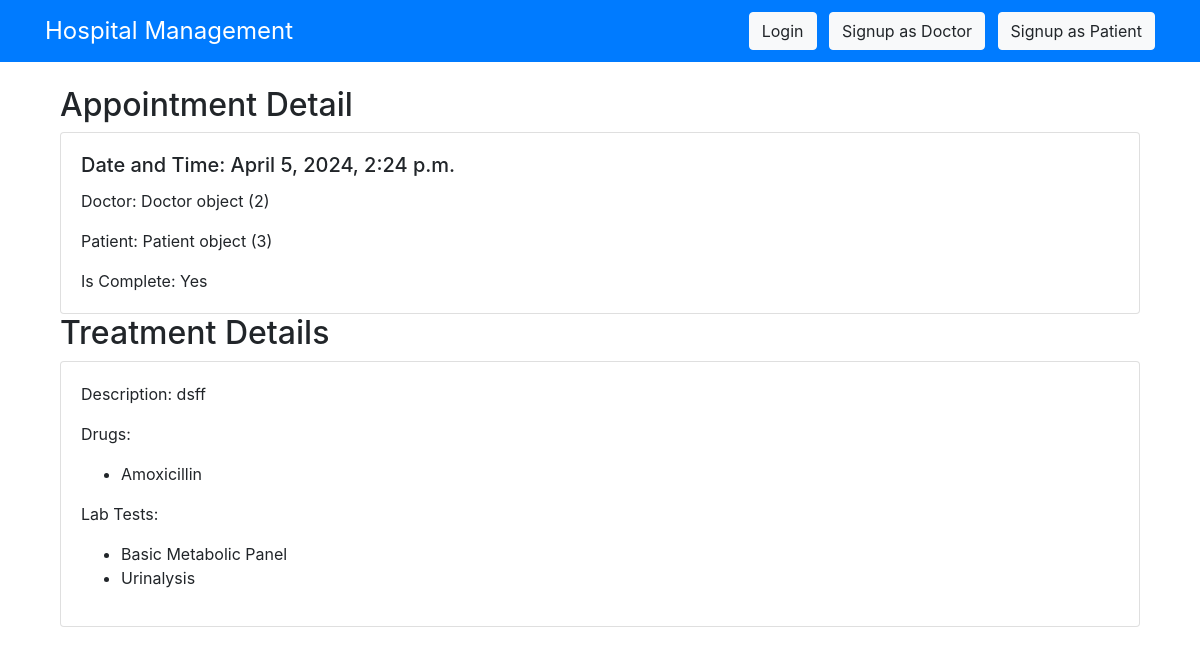
The app's page /appointment/1/ with its own data.
### app/models.py (models this page shows)
class Appointment(models.Model):
    A_DATETIME=models.DateTimeField(default=datetime.now(), blank=True)
    D_ID=models.ForeignKey(Doctor, on_delete=models.CASCADE)
    P_ID=models.ForeignKey(Patient, on_delete=models.CASCADE)
    is_complete=models.BooleanField(default=False)

class Doctor(models.Model):
    user = models.OneToOneField(User, on_delete=models.CASCADE, primary_key=True)
    F_NAME=models.CharField(max_length=50)
    L_NAME=models.CharField(max_length=50)
    STREET=models.CharField(max_length=50)
    CITY=models.CharField(max_length=50)
    STATE=models.CharField(max_length=50)
    COUNTRY=models.CharField(max_length=50)
    SPECIALIZATION=models.CharField(max_length=50)
    PHONE=models.CharField(max_length=20)
    image = models.ImageField(upload_to='profile_pic', default="{% static 'default.jped' %}")

class Patient(models.Model):
    user = models.OneToOneField(User, on_delete=models.CASCADE, primary_key=True)
    F_NAME=models.CharField(max_length=50)
    L_NAME=models.CharField(max_length=50)
    STREET=models.CharField(max_length=50)
    CITY=models.CharField(max_length=50)
    STATE=models.CharField(max_length=50)
    COUNTRY=models.CharField(max_length=50)
    DOB=models.DateField(blank=True, null=True)
    PHONE=models.CharField(max_length=20)
    image = models.ImageField(upload_to='profile_pic', default="{% static 'default.jped' %}")

class Treatment(models.Model):
    appointment = models.OneToOneField(Appointment, on_delete=models.SET_NULL, null=True, blank=True)
    T_Desc=models.TextField()
    Drug=models.ManyToManyField(Drug)
    LabTest=models.ManyToManyField(LabTest)

class Drug(models.Model):
    DRUG_NAME=models.CharField(max_length=50)
    DRUG_DESCRIPTION=models.TextField()
    def __str__(self):
        return self.DRUG_NAME

class LabTest(models.Model):
    TEST_NAME=models.CharField(max_length=50)
    TEST_DESCRIPTION=models.TextField()
    def __str__(self):
        return self.TEST_NAME

### app/views.py (the view)
# urls.py: path('appointment/<int:pk>/', views.AppointmentDetailView.as_view(), name='appointment_detail'),
class AppointmentDetailView(DetailView):
    model = Appointment
    template_name = 'app/appointment_detail.html'

### app/templates/app/appointment_detail.html (shortened to what this page needs)
{% extends 'app/base.html' %} {% block title %}Appointment Detail{% endblock %}
{% block content %}
<div class="container mt-4">
  <h2>Appointment Detail</h2>
  <div class="card">
    <div class="card-body">
      <h5 class="card-title">Date and Time: {{ object.A_DATETIME }}</h5>
      <p class="card-text">Doctor: {{ object.D_ID }}</p>
      <p class="card-text">Patient: {{ object.P_ID }}</p>
      <p class="card-text">
        Is Complete: {% if object.is_complete %}Yes{% else %}No{% endif %}
      </p>
    </div>
  </div>
  {% if object.treatment %}
  <h2>Treatment Details</h2>
  <div class="card">
    <div class="card-body">
      <p class="card-text">Description: {{ object.treatment.T_Desc }}</p>
      <p class="card-text">Drugs:</p>
      <ul>
        {% for drug in object.treatment.Drug.all %}
        <li>{{ drug }}</li>
        {% endfor %}
      </ul>
      <p class="card-text">Lab Tests:</p>
      <ul>
        {% for labtest in object.treatment.LabTest.all %}
        <li>{{ labtest }}</li>
        {% endfor %}
      </ul>
    </div>
  </div>
  {% endif %}
</div>
{% endblock %}

### records on screen
Appointment: A_DATETIME "April 5, 2024, 2:24 p.m.", D_ID "Doctor object (2)", P_ID "Patient object (3)", treatment.T_Desc "dsff"
Drug: DRUG_NAME "Amoxicillin"
LabTest: TEST_NAME "Basic Metabolic Panel"
LabTest: TEST_NAME "Urinalysis"
